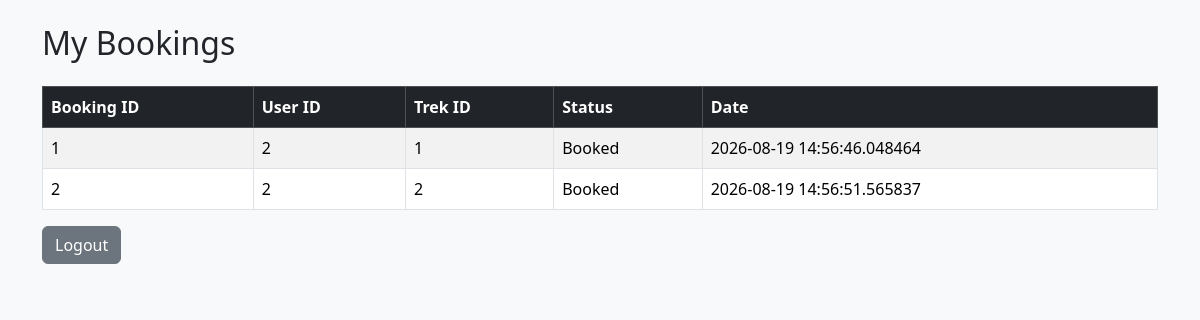
The page /my_bookings on the database its author committed.
### models.py (models this page shows)
class Booking(db.Model):
    __tablename__ = "bookings"
    id = db.Column(db.Integer, primary_key=True)
    booking_date = db.Column(db.DateTime, default=datetime.utcnow)
    status = db.Column(db.String(30), default="Booked")
    user_id = db.Column(db.Integer, db.ForeignKey("users.id"))
    trek_id = db.Column(db.Integer, db.ForeignKey("treks.id"))

### app.py (the view)
@app.route("/my_bookings")
def my_bookings():
    bookings = Booking.query.filter_by(user_id=2).all()
    return render_template("my_bookings.html", bookings=bookings)

### templates/my_bookings.html (shortened to what this page needs)
{% extends "base.html" %}
{% block content %}
<h2 class="mb-4">My Bookings</h2>
<table class="table table-bordered table-striped">
<thead class="table-dark">
<tr>
    <th>Booking ID</th>
    <th>User ID</th>
    <th>Trek ID</th>
    <th>Status</th>
    <th>Date</th>
</tr>
</thead>
<tbody>
{% for b in bookings %}
<tr>
    <td>{{ b.id }}</td>
    <td>{{ b.user_id }}</td>
    <td>{{ b.trek_id }}</td>
    <td>{{ b.status }}</td>
    <td>{{ b.booking_date }}</td>
</tr>
{% endfor %}
</tbody>
</table>
<a href="/logout" class="btn btn-secondary">Logout</a>
{% endblock %}

### rows shown on the page
Booking: id "1", user_id "2", trek_id "1", status "Booked", booking_date "2026-08-19 14:56:46.048464"
Booking: id "2", user_id "2", trek_id "2", status "Booked", booking_date "2026-08-19 14:56:51.565837"
